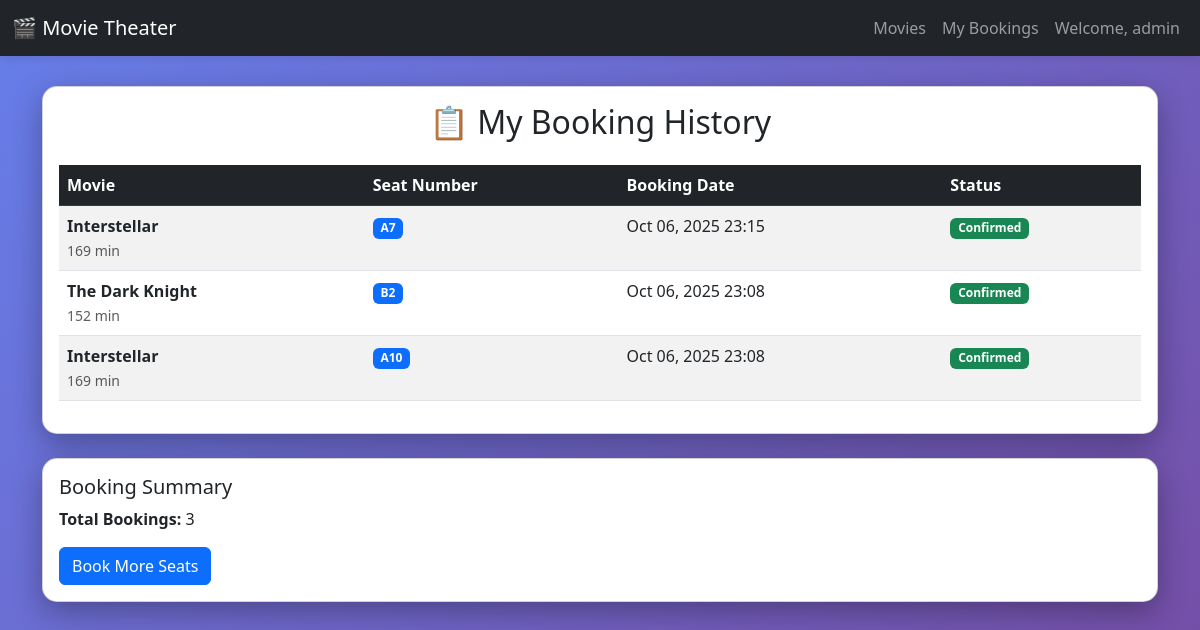
The page /bookings/ (signed in) on the database its author committed.
### bookings/models.py (models this page shows, shortened)
class Booking(models.Model):
    movie = models.ForeignKey(Movie, on_delete=models.CASCADE, related_name='bookings')
    seat = models.ForeignKey(Seat, on_delete=models.CASCADE, related_name='bookings')
    user = models.ForeignKey(User, on_delete=models.CASCADE, related_name='bookings')
    booking_date = models.DateTimeField(auto_now_add=True)
    class Meta:
        ordering = ['-booking_date']

class Movie(models.Model):
    title = models.CharField(max_length=200)
    description = models.TextField()
    release_date = models.DateField()
    duration = models.IntegerField(help_text="Duration in minutes")
    created_at = models.DateTimeField(auto_now_add=True)
    class Meta:
        ordering = ['-release_date']

class Seat(models.Model):
    SEAT_STATUS = [
        ('available', 'Available'),
        ('booked', 'Booked'),
    ]
    movie = models.ForeignKey(Movie, on_delete=models.CASCADE, related_name='seats')
    seat_number = models.CharField(max_length=10)
    booking_status = models.CharField(max_length=20, choices=SEAT_STATUS, default='available')
    class Meta:
        unique_together = ['movie', 'seat_number']
        ordering = ['seat_number']

### bookings/views.py (the view)
# urls.py: path('bookings/', views.booking_history, name='booking_history'),
@login_required
def booking_history(request):
    bookings = Booking.objects.filter(user=request.user)
    return render(request, 'bookings/booking_history.html', {'bookings': bookings})

### bookings/templates/bookings/booking_history.html (shortened to what this page needs)
{% extends 'bookings/base.html' %}
{% block content %}
<div class="card">
    <div class="card-body">
        <h2 class="card-title text-center mb-4">📋 My Booking History</h2>
        {% if bookings %}
        <div class="table-responsive">
            <table class="table table-striped table-hover">
                <thead class="table-dark">
                    <tr>
                        <th>Movie</th>
                        <th>Seat Number</th>
                        <th>Booking Date</th>
                        <th>Status</th>
                    </tr>
                </thead>
                <tbody>
                    {% for booking in bookings %}
                    <tr>
                        <td>
                            <strong>{{ booking.movie.title }}</strong><br>
                            <small class="text-muted">{{ booking.movie.duration }} min</small>
                        </td>
                        <td><span class="badge bg-primary">{{ booking.seat.seat_number }}</span></td>
                        <td>{{ booking.booking_date|date:"M d, Y H:i" }}</td>
                        <td><span class="badge bg-success">Confirmed</span></td>
                    </tr>
                    {% endfor %}
                </tbody>
            </table>
        </div>
        {% else %}
        <div class="alert alert-info text-center">
            <h4>No bookings yet!</h4>
            <p>Start by booking a seat for one of our amazing movies.</p>
            <a href="{% url 'movie_list' %}" class="btn btn-primary">Browse Movies</a>
        </div>
        {% endif %}
    </div>
</div>
{% if bookings %}
<div class="card mt-4">
    <div class="card-body">
        <h5 class="card-title">Booking Summary</h5>
        <p><strong>Total Bookings:</strong> {{ bookings.count }}</p>
        <a href="{% url 'movie_list' %}" class="btn btn-primary">Book More Seats</a>
    </div>
</div>
{% endif %}
{% endblock %}

### bookings/templates/bookings/base.html (shortened to what this page needs)
<!DOCTYPE html>
<html lang="en">
<head>
    <link href="https://cdn.jsdelivr.net/npm/bootstrap@5.3.0/dist/css/bootstrap.min.css" rel="stylesheet">
</head>
<body>
    <nav class="navbar navbar-expand-lg navbar-dark bg-dark">
        <div class="container-fluid">
            <a class="navbar-brand" href="{% url 'movie_list' %}">🎬 Movie Theater</a>
            <div class="collapse navbar-collapse" id="navbarNav">
                <ul class="navbar-nav ms-auto">
                    <li class="nav-item">
                        <a class="nav-link" href="{% url 'movie_list' %}">Movies</a>
                    </li>
                    {% if user.is_authenticated %}
                    <li class="nav-item">
                        <a class="nav-link" href="{% url 'booking_history' %}">My Bookings</a>
                    </li>
                    <li class="nav-item">
                        <span class="nav-link">Welcome, {{ user.username }}</span>
                    </li>
                    {% else %}
                    <li class="nav-item">
                        <a class="nav-link" href="/admin/login/">Login</a>
                    </li>
                    {% endif %}
                </ul>
            </div>
        </div>
    </nav>
    <div class="container">
        {% block content %}{% endblock %}
    </div>
</body>
</html>

### bookings/templates/bookings/base.html (style rules this page uses)
body { background: linear-gradient(135deg, #667eea 0%, #764ba2 100%); min-height: 100vh; padding-bottom: 50px; }
.container { margin-top: 30px; }
.card { border-radius: 15px; box-shadow: 0 10px 30px rgba(0,0,0,0.3); margin-bottom: 20px; }
.navbar { box-shadow: 0 2px 10px rgba(0,0,0,0.1); }

### rows shown on the page
Booking: movie "Interstellar", movie.duration "169", seat.seat_number "A7", booking_date "Oct 06, 2025 23:15"
Booking: movie "The Dark Knight", movie.duration "152", seat.seat_number "B2", booking_date "Oct 06, 2025 23:08"
Booking: movie "Interstellar", movie.duration "169", seat.seat_number "A10", booking_date "Oct 06, 2025 23:08"

### other values the page prints
{{ user.username }} "admin"
{{ bookings.count }} "3"
